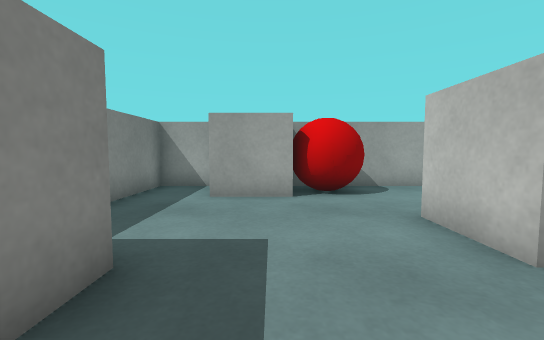
[1] (above)

16 first-person views from a walk through a 3-D level made in the Unity game engine. The camera is 0.55 m above the floor, tilts 4° down and sees 90° across. The floor is counted in squares, 0.5 m on a side. Each view is taken from the middle of a square. On the plan, view 1 faces up. The plan holds only what a view shows up to about 12 squares ahead; the rest is blank. Surface patterns are stand-ins for the level's own textures.

[2]
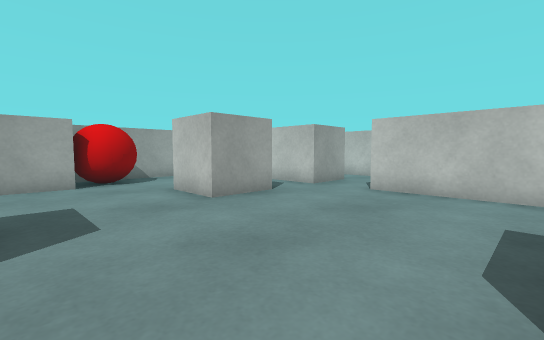

[3]
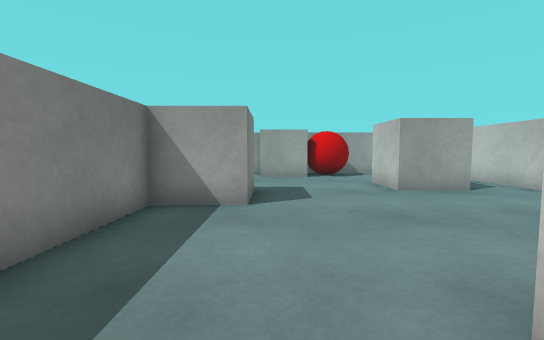

[4]
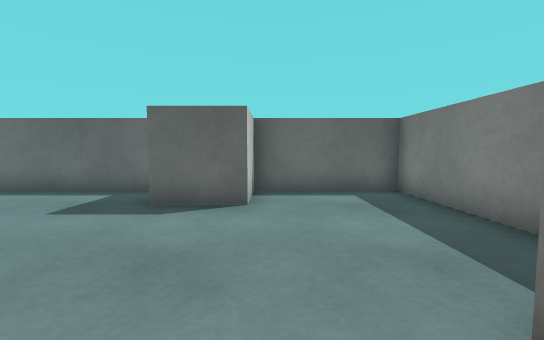

[5]
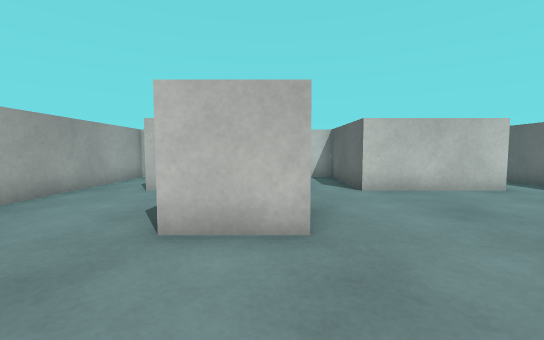

[6]
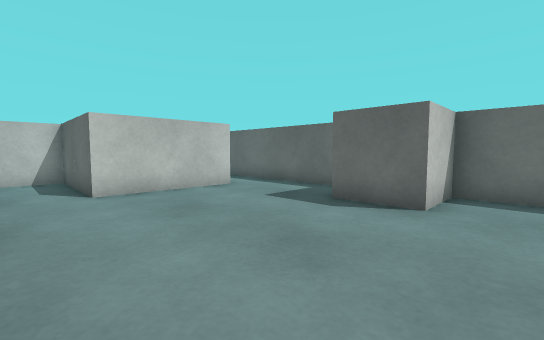

[7]
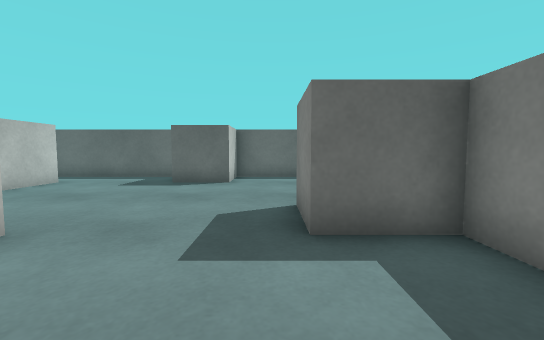

[8]
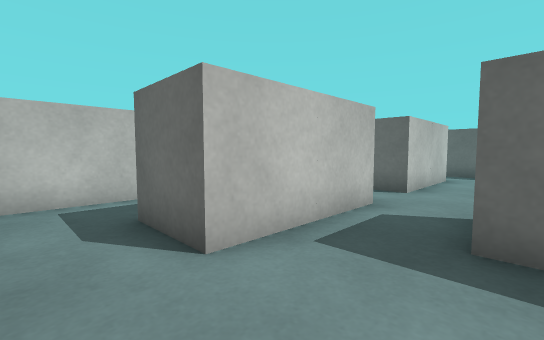

[9]
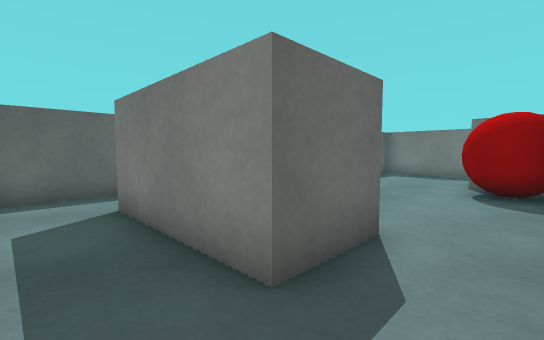

[10]
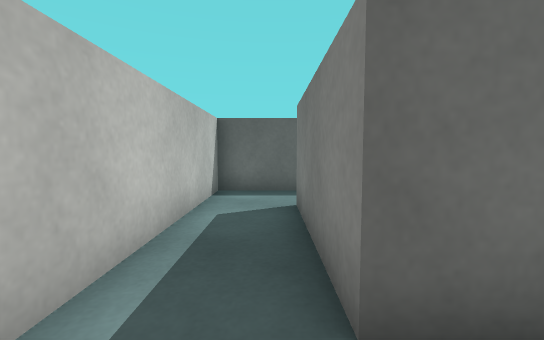

[11]
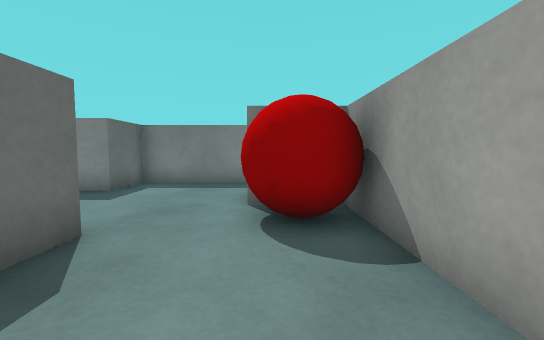

[12]
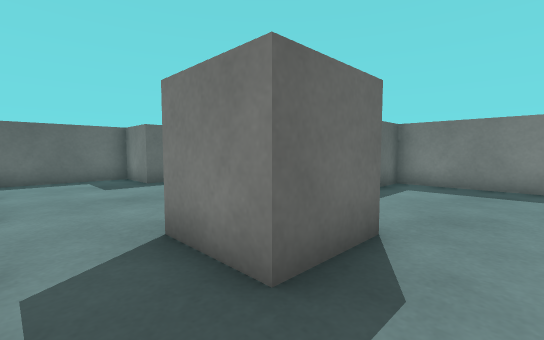

[13]
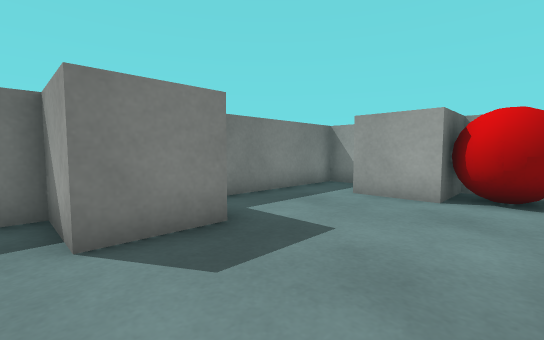

[14]
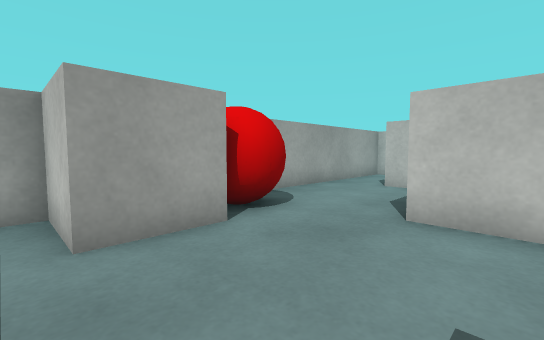

[15]
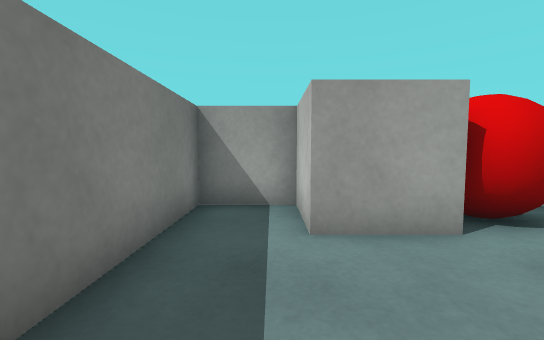

[16]
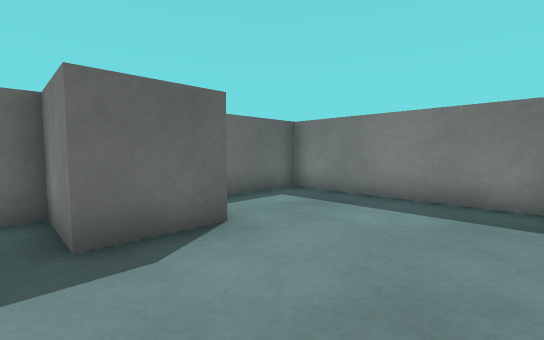

### Floor plan
Points are (right, up) in squares from view 1. A wall is a line through its corners. A room is listed if a view was taken in it or the views show most of it. See-through windows are left out.
Room 1 (views 1, 2, 3, 4, 5, 6, 7, 8, 11, 12, 13, 14, 15, 16)
walls: (2.5, 2.5) (2.5, 4.5) (4.5, 4.5) (4.5, 2.5) (2.5, 2.5); (6.5, 2.5) (6.5, 6.5); (6.5, -3.6) (6.5, 0.5); (6.5, 8.5) (0.5, 8.5) (0.5, 6.5) (-1.5, 6.5) (-1.5, 8.5) (-3.5, 8.5) (-3.5, 2.5) (-1.5, 2.5) (-1.5, 0.5) (-3.5, 0.5) (-3.5, -5.5) (0.5, -5.5) (0.5, -3.5) (2.5, -3.5) (2.5, -5.5) (6.4, -5.5)
ways out: opening at (7.5, 1.5) to room 2; opening at (7.5, 7.5) to room 2; opening at (7.5, -4.5)
objects: red ball (1, 7) to (2, 8)
Room 2 (views 9, 10)
walls: (6.5, 6.5) (8.5, 6.5) (8.5, 2.5) (6.5, 2.5); (6.5, 0.5) (10.5, 0.5) (10.5, 8.5) (6.5, 8.5)
ways out: opening at (7.5, 1.5) to room 1; opening at (7.5, 7.5) to room 1

Positions as (right, up) in squares from view 1, and headings:
1: (0, 0), facing up
2: (-1, -3), facing up-right
3: (-1, -5), facing up
4: (0, 2), facing down
5: (-1, 3), facing right
6: (-1, 2), facing down-right
7: (-1, 6), facing down
8: (4, 8), facing down-right
9: (10, 8), facing down-left
10: (9, 8), facing down
11: (6, 7), facing left
12: (6, 6), facing down-left
13: (2, 0), facing up-left
14: (-2, 3), facing up-right
15: (-2, 3), facing up
16: (3, 0), facing down-left
